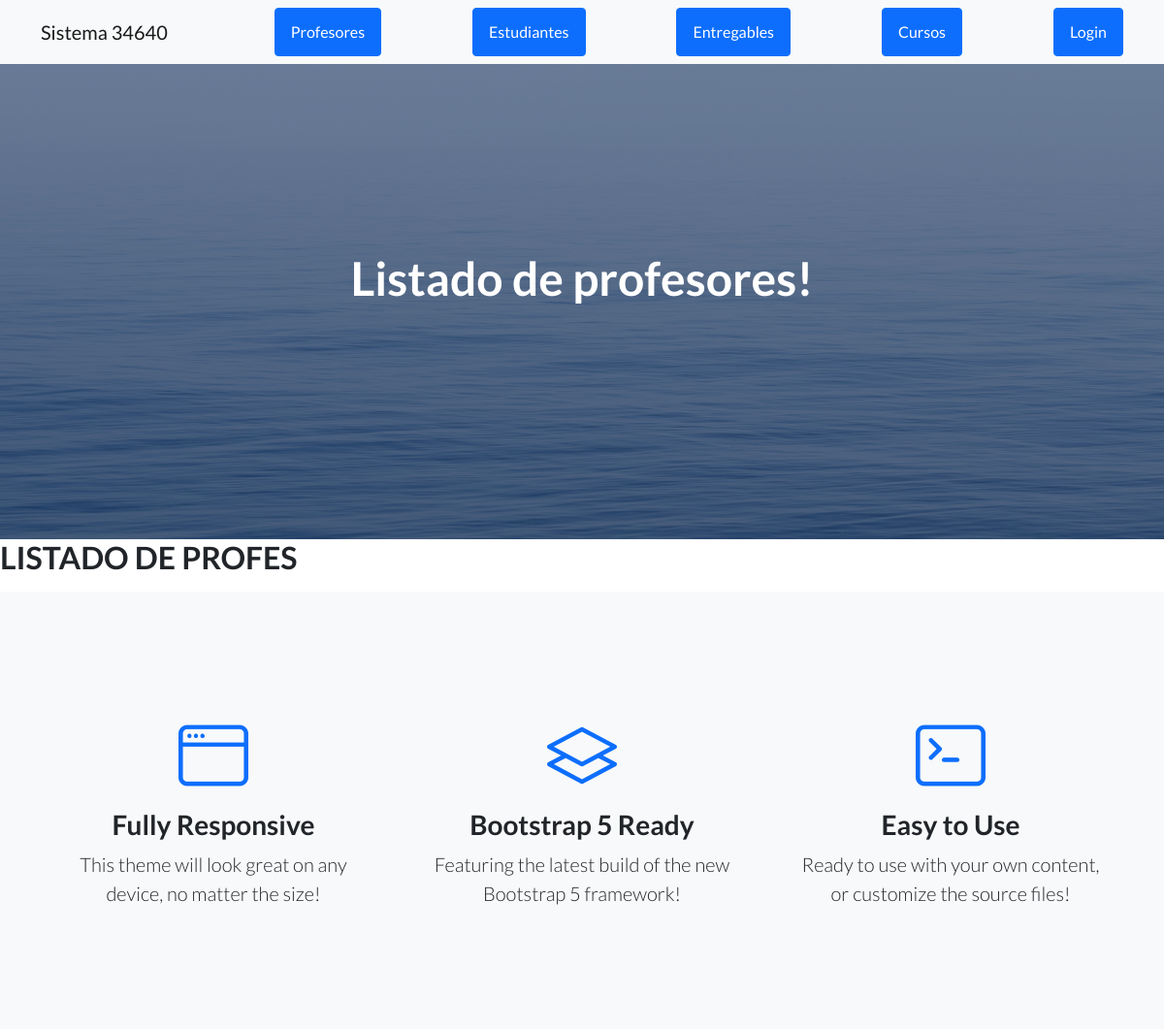
Page /AppCoder/leerProfesores/ (upper part) on the earlier database version.
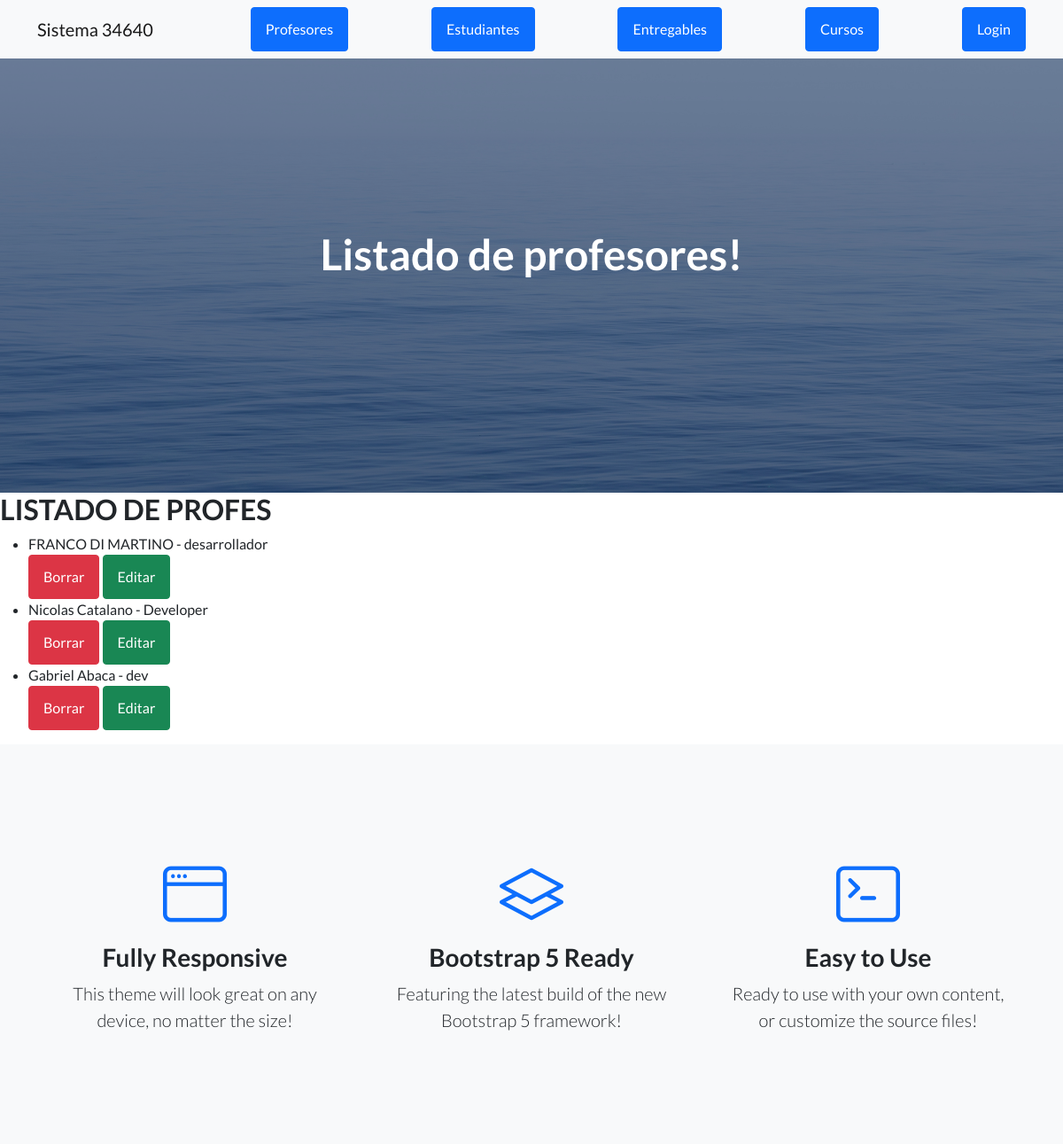
Same page on the later database version.
### AppCoder/models.py (models this page shows)
class Profesor(models.Model):
    nombre= models.CharField(max_length=50)
    apellido= models.CharField(max_length=50)
    email= models.EmailField()
    profesion= models.CharField(max_length=50)
    def __str__(self):
        return self.nombre+" "+self.apellido

### AppCoder/views.py (the view)
# urls.py: path("leerProfesores/", leerProfesores, name="leerProfesores"),
def leerProfesores(request):
    profesores=Profesor.objects.all()
    print(profesores)
    return render(request, "AppCoder/leerProfesores.html", {"profesores":profesores})

### AppCoder/templates/AppCoder/leerProfesores.html (shortened to what this page needs)
{% extends "AppCoder/padre.html" %}
{% load static %}
{% block titulo %}
<h1 class="mb-5">Listado de profesores!</h1>
{% endblock %}
{% block contenido_que_cambia %}
<h2>LISTADO DE PROFES</h2>
<ul>
    {% for profe in profesores %}
    <li>{{ profe.nombre }} {{ profe.apellido }} - {{ profe.profesion }}
    </li>
    <a class="btn btn-danger" href="{% url 'eliminarProfesor' profe.id %}">Borrar</a>
    <a class="btn btn-success" href="{% url 'editarProfesor' profe.id %}">Editar</a>
    {% endfor %}
</ul>
{% endblock %}

Differences in the rows shown:
added Profesor: nombre "FRANCO", apellido "DI MARTINO", profesion "desarrollador"
added Profesor: nombre "Nicolas", apellido "Catalano", profesion "Developer"
added Profesor: nombre "Gabriel", apellido "Abaca", profesion "dev"
